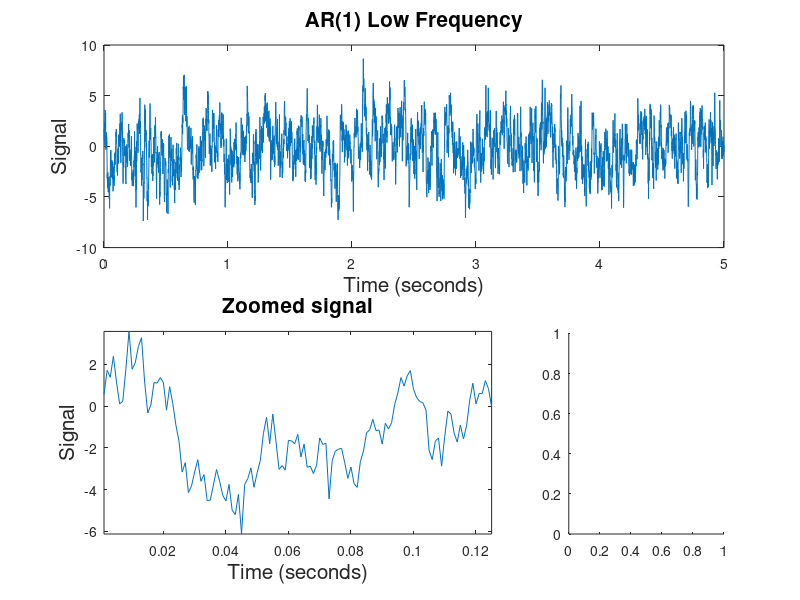

Source code (MATLAB): (Note: this script raises an error after producing the figure.)
%%% 1 Node network simulations, AR(2)
%% AR(1) Low Frequency
T = 5;      % total length of recording (seconds)
dt = 0.001; % seconds

f0 = 1/dt;  % sampling frequency (Hz)
N1 = T*f0;   % number of samples needed
df = 1/T;   % frequency resolution
fNQ = f0/2; % Nyquist frequency

taxis = dt:dt:T; % time axis


a1 = [0.9];   %AR coefficients for signal 1

L = length(a1);                             % Number of AR terms.
N = N1+L;                                 % Number of time steps.

x1 = zeros(N,1);    

noise = 1;                                 % noise level

for k=L+1:N                                % For each time step,
    x1(k) = sum(a1.*x1(k-1:-1:k-L)) + noise*randn();
   %...x(now) depends on past.
end
x1 = x1(L+1:end);                          % Drop the first L terms (0s).   


figure;
subplot (2,3,[1 3])                              %Plot signals.
plot(taxis, x1)

ylabel('Signal','FontSize',15)
xlabel('Time (seconds)','FontSize',15)
title('AR(1) Low Frequency','FontSize',15);

subplot(2,3,[4 5])
plot(taxis(1:125),x1(1:125))
axis tight
ylabel('Signal','FontSize',15)
xlabel('Time (seconds)','FontSize',15)
title('Zoomed signal','FontSize',15);

subplot(2,3,6)
mySpec(x1,f0)





%%% Define inputs for model building and GoF -------------------------
data = x1';                      % Conglomerate data in one matrix
nlags = 200;                               % Define order of AR model
                                           % needs to be larger than true
                                           % order

true_coeffs = cell(1);
true_coeffs{1,1} = padarray(a1,nlags-L,'post'); % True coefficents up to 
                                                %     number of lags being estimated

tic
[ adj_spline ] = build_ar_splines( data, nlags); % Build network using splines
splinetime  = toc;
tic
[ adj_stand] = build_ar( data, nlags );          % Build network using standard ar
standardtime = toc;

which_electrode = 1;
b_est = ar_gof(adj_spline, data, nlags,true_coeffs,taxis,which_electrode); % Run goodness of fit tests


%% AR(2) High Frequency

T = 5;      % total length of recording (seconds)
dt = 0.001; % seconds

f0 = 1/dt;  % sampling frequency (Hz)
N1 = T*f0;   % number of samples needed
df = 1/T;   % frequency resolution
fNQ = f0/2; % Nyquist frequency

taxis = dt:dt:T; % time axis


a1 = [0.9; -0.8];   %AR coefficients for signal 1

L = length(a1);                             % Number of AR terms.
N = N1+L;                                 % Number of time steps.

x1 = zeros(N,1);    

noise = 1;                                 % noise level

for k=L+1:N                                % For each time step,
    x1(k) = sum(a1.*x1(k-1:-1:k-L)) + noise*randn();
   %...x(now) depends on past.
end
x1 = x1(L+1:end);                          % Drop the first L terms (0s).   


figure;
subplot (2,3,[1 3])                              %Plot signals.
plot(taxis, x1)

ylabel('Signal','FontSize',15)
xlabel('Time (seconds)','FontSize',15)
title('AR(2) High Frequency','FontSize',15);


subplot(2,3,[4 5])
plot(taxis(1:125),x1(1:125))
axis tight
ylabel('Signal','FontSize',15)
xlabel('Time (seconds)','FontSize',15)
title('Zoomed signal','FontSize',15);

subplot(2,3,6)
mySpec(x1,f0)



%%% Define inputs for model building and GoF -------------------------
data = x1';                      % Conglomerate data in one matrix
nlags = 200;                               % Define order of AR model
                                           % needs to be larger than true
                                           % order

true_coeffs = cell(1);
true_coeffs{1,1} = padarray(a1,nlags-L,'post'); % True coefficents up to 
                                                %     number of lags being estimated

tic
[ adj_spline ] = build_ar_splines( data, nlags); % Build network using splines
splinetime  = toc;
tic
[ adj_stand] = build_ar( data, nlags );          % Build network using standard ar
standardtime = toc;


which_electrode = 1;
b_est = ar_gof(adj_spline, data, nlags,true_coeffs,taxis,which_electrode); % Run goodness of fit tests


%% AR(2) Low Frequency

T = 5;      % total length of recording (seconds)
dt = 0.001; % seconds

f0 = 1/dt;  % sampling frequency (Hz)
N1 = T*f0;   % number of samples needed
df = 1/T;   % frequency resolution
fNQ = f0/2; % Nyquist frequency

taxis = dt:dt:T; % time axis


a1 = [0.3; 0.3];   %AR coefficients for signal 1

L = length(a1);                             % Number of AR terms.
N = N1+L;                                 % Number of time steps.

x1 = zeros(N,1);    

noise = 1;                                 % noise level

for k=L+1:N                                % For each time step,
    x1(k) = sum(a1.*x1(k-1:-1:k-L)) + noise*randn();
   %...x(now) depends on past.
end
x1 = x1(L+1:end);                          % Drop the first L terms (0s).   


figure;
subplot (2,3,[1 3])                              %Plot signals.
plot(taxis, x1)

ylabel('Signal','FontSize',15)
xlabel('Time (seconds)','FontSize',15)
title('AR(2) Low Frequency','FontSize',15);


subplot(2,3,[4 5])
plot(taxis(1:125),x1(1:125))
axis tight
ylabel('Signal','FontSize',15)
xlabel('Time (seconds)','FontSize',15)
title('Zoomed signal','FontSize',15);

subplot(2,3,6)
mySpec(x1,f0)

%% Low frequency, bandpass filtered

T = 5;      % total length of recording (seconds)
dt = 0.001; % seconds

f0 = 1/dt;  % sampling frequency (Hz)
N1 = T*f0;   % number of samples needed
df = 1/T;   % frequency resolution
fNQ = f0/2; % Nyquist frequency

taxis = dt:dt:T; % time axis


a1 = [0.3];   %AR coefficients for signal 1

L = length(a1);                             % Number of AR terms.
N = N1+L;                                 % Number of time steps.

x1 = zeros(N,1);    

noise = 1;                                 % noise level

for k=L+1:N                                % For each time step,
    x1(k) = sum(a1.*x1(k-1:-1:k-L)) + noise*randn();
   %...x(now) depends on past.
end
x1 = x1(L+1:end);                          % Drop the first L terms (0s).   


figure;
subplot (2,3,[1 3])                              %Plot signals.
plot(taxis, x1)

ylabel('Signal','FontSize',15)
xlabel('Time (seconds)','FontSize',15)
title('AR(1)','FontSize',15);

subplot(2,3,[4 5])
plot(taxis(1:125),x1(1:125))
axis tight
ylabel('Signal','FontSize',15)
xlabel('Time (seconds)','FontSize',15)
title('Zoomed signal','FontSize',15);

subplot(2,3,6)
mySpec(x1,f0)

order = 300;
band = [10 20]; % if BAND(1) >0 and BAND(2) <fNQ
f = [0 (band(1)-1)/fNQ band/fNQ (band(2)+1)/fNQ 1];
a = [0 0 1 1 0 0];


flt = firls(order,f,a);
y = filtfilt(flt,1,x1);

figure;

subplot (2,3,[1 3])                              %Plot signals.
plot(taxis, y)

ylabel('Signal','FontSize',15)
xlabel('Time (seconds)','FontSize',15)
title('Bandpass filtered Low Freq','FontSize',15);

subplot(2,3,[4 5])
plot(taxis(1:125),y(1:125))
axis tight
ylabel('Signal','FontSize',15)
xlabel('Time (seconds)','FontSize',15)
title('Zoomed signal','FontSize',15);

subplot(2,3,6)
mySpec(y,f0)





%%% Define inputs for model building and GoF -------------------------
data = y';                      % Conglomerate data in one matrix
nlags = 200;                               % Define order of AR model
                                           % needs to be larger than true
                                           % order

true_coeffs = cell(1);
true_coeffs{1,1} = padarray(a1,nlags-L,'post'); % True coefficents up to 
                                                %     number of lags being estimated

tic
[ adj_spline ] = build_ar_splines( data, nlags); % Build network using splines
splinetime  = toc;
tic
[ adj_stand] = build_ar( data, nlags );          % Build network using standard ar
standardtime = toc;
% 
% subplot 234; 
% adj_true = [1];          % Plot true network
% plotNetwork(adj_true)
% title('Truth');
% subplot 235;                               % Plot network using standard regressors
% str = {num2str(standardtime), ' seconds' };
% plotNetwork(adj_stand)
% title(strcat({'Standard, '},num2str(standardtime),{' s'}))
% subplot 236;                               % Plot network using spline regressors
% plotNetwork(adj_spline)
% title(strcat({'Spline, '},num2str(splinetime),{' s'}))

 
b_est = ar_gof(adj_spline, data, nlags,true_coeffs,taxis,1); % Run goodness of fit tests
